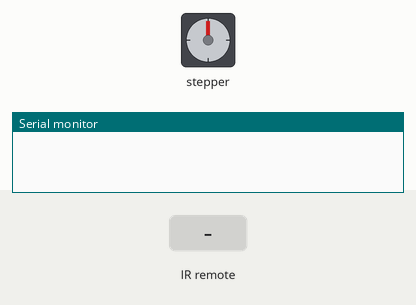
A sketch run on a simulated Arduino Uno, built with avr-gcc and run on an emulated ATmega328P. Parts: stepper motor, the last lines printed to the serial monitor. Inputs (shaded band) come from the test bench. Stepper angles assume 200 steps per turn.

Above: at 1.2 s.
1.3 s: infrared code 0x18 received
At 2.18 s:
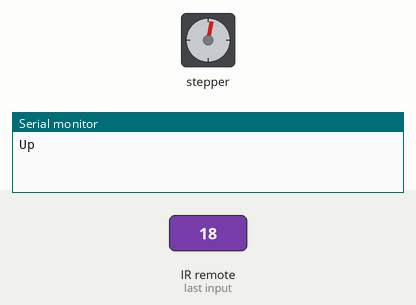
At 3.12 s:
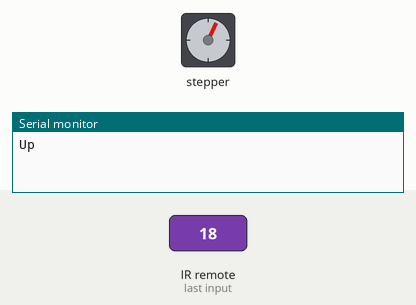
4.3 s: infrared code 0x5A received
7.3 s: infrared code 0x52 received
10.3 s: infrared code 0x19 received
14.8 s: infrared code 0x52 received
At 16.76 s:
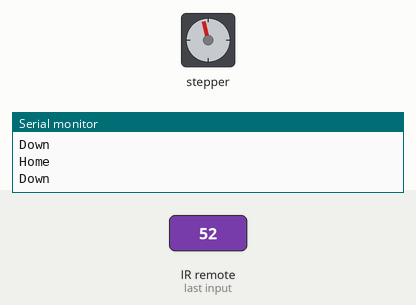
Timing chart, 0 to 23.2 s (numbered marks = the images above; inputs shaded):
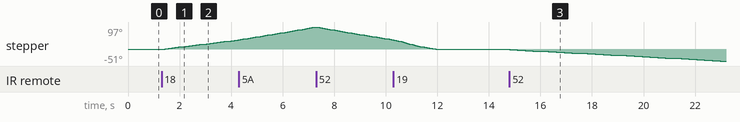

The sketch:

IRStepper.ino
```cpp
#include<IRremote.hpp>
#include <AccelStepper.h>
#define IR_RECEIVER_PIN 5

const byte stepPin = 3;
const byte dirPin = 2;

bool isMoving = false;
int moveDirection = 0;
int speed = 50;
long home = 0;

AccelStepper stepper(AccelStepper::DRIVER, stepPin, dirPin);

void setup()
{
  Serial.begin(9600);
  IrReceiver.begin(IR_RECEIVER_PIN, ENABLE_LED_FEEDBACK);
  stepper.setMaxSpeed(2000);
  stepper.setAcceleration(speed);
  home = stepper.currentPosition();
}

void ControlMotor()
{
  if(isMoving)
  {
    stepper.move(moveDirection);
    stepper.run();
  }
}

void up()
{
  Serial.println("Up");
  isMoving = true;
  moveDirection = 1;
}
void down()
{
  Serial.println("Down");
  isMoving = true;
  moveDirection = -1;
}
void increase_speed()
{
  speed += 50;
  Serial.println("Speed: ");
  Serial.println(stepper.speed());
  stepper.setAcceleration(speed);
}
void decrease_speed()
{
  speed -= 50;
  Serial.println("Speed: ");
  Serial.println(stepper.speed());
  stepper.setAcceleration(speed);
}
void return_home()
{
  isMoving = false;
  Serial.println("Home");
  stepper.setAcceleration(10);
  stepper.runToNewPosition(home);
  stepper.stop();
}
void stop()
{
  Serial.println("Stop");
  isMoving = false;
}

void loop()
{
  if(IrReceiver.decode())
  {
    switch(IrReceiver.decodedIRData.command)
    {
      case 24:
        up();
        break;
      case 82:
        down();
        break;
      case 90:
        increase_speed();
        break;
      case 8:
        decrease_speed();
        break;
      case 25:
        return_home();
        break;
      case 28:
        stop();
        break;
      default:
        break;
    }
    IrReceiver.resume();
  }
  ControlMotor();
}
```

Measured:
- after the input at 1.3 s, stepper: keeps turning clockwise at about 14°/s, starting at once
- after the input at 14.8 s, stepper: keeps turning counter-clockwise at about 6°/s, starting at once
